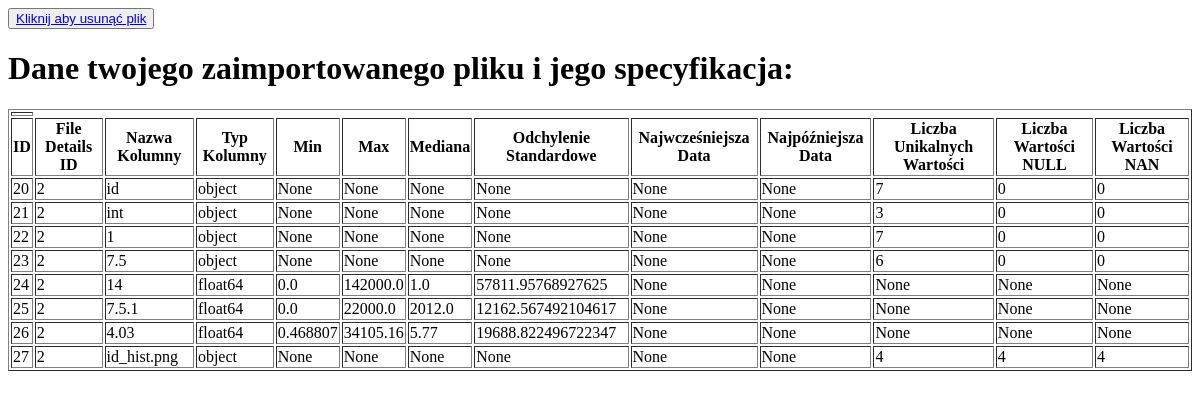
The page /specific_file/cars_columns_description.csv on the database as committed earlier.
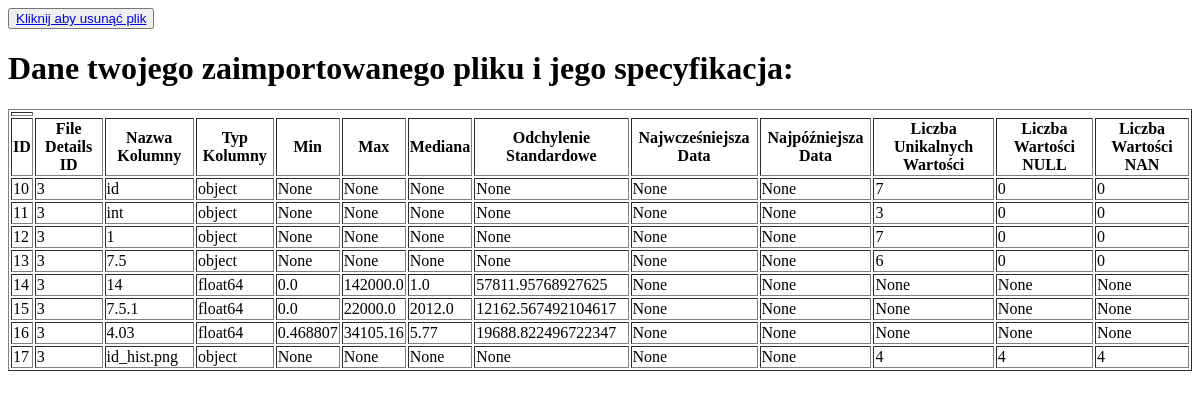
The same page on the database as committed later.
### app.py (models this page shows)
class file_specs(db.Model):
    __tablename__ = 'file_specs'
    id = Column(Integer, primary_key = True, autoincrement=True)
    file_details_id = Column(Integer, ForeignKey('file_details.id'), nullable=False)
    column_name = Column(VARCHAR(30), nullable = True)
    column_type = Column(VARCHAR(30), nullable = True)
    min = Column(Float(),nullable=True)
    max = Column(Float(),nullable=True)
    avg = Column(Float(),nullable=True)
    median = Column(Float(),nullable=True)
    standard_deviation = Column(Float(),nullable=True)
    first_date = Column(DateTime(),nullable=True)
    last_date = Column(DateTime(),nullable=True)
    number_of_unique_values = Column(Integer(),nullable=True)
    number_of_null_values = Column(Integer(),nullable=True)
    number_of_nan_values = Column(Integer(),nullable=True)

### app.py (the view)
@app.route('/specific_file/<filename>',methods=['GET'])
def specific_file(filename):
    try:
        get_id = file_details.query\
            .filter(file_details.name == filename)
        for x in get_id:
            current_id = x.id
        ORM_query = file_specs.query\
            .join(file_details, file_specs.file_details_id == file_details.id)\
            .filter(file_specs.file_details_id == current_id)
        df = pd.read_csv(f'files/{filename}/{filename}')
        list_of_histograms = []
        for column in df:
            if os.path.exists(f'files/{filename}/{df[column].name}.png'):
                print (f"File {df[column].name}.png exist")
                list_of_histograms.append(f'{df[column].name}.png')
            else:
                pass
        len_list = len(list_of_histograms)
        return render_template("portalfinal.html",userList = ORM_query,\
                                    list = list_of_histograms,\
                                    filename = filename,\
                                    len_list = len_list)
    except:
        return render_template("file_does_not_exist.html")

### templates/portalfinal.html (shortened to what this page needs)
<html>
    <body>
        <button><a href="/drop_file/{{filename}}" >Kliknij aby usunąć plik</a></button>
        <h1>Dane twojego zaimportowanego pliku i jego specyfikacja:</h1>
    <table border="1">
    <th>
        <tr style="color: black; ">
       <th>ID </th>
       <th>File Details ID</th>
       <th>Nazwa Kolumny</th>
       <th>Typ Kolumny</th>
       <th>Min</th>
       <th>Max</th>
       <th>Mediana</th>
       <th>Odchylenie Standardowe</th>
       <th>Najwcześniejsza Data</th>
       <th>Najpóźniejsza Data</th>
       <th>Liczba Unikalnych Wartości</th>
       <th>Liczba Wartości NULL</th>
       <th>Liczba Wartości NAN</th>
       </tr>
   </th>
{%for x in userList%}
    <tr>
        <td>
            {{x.id}}
       </td>
        <td>
            {{x.file_details_id}}
        </td>
        <td>
            {{x.column_name}}
        </td>
        <td>
            {{x.column_type}}
        </td>
        <td>
            {{x.min}}
        </td>
        <td>
            {{x.max}}
        </td>
        <td>
            {{x.median}}
        </td>
        <td>
            {{x.standard_deviation}}
        </td>
        <td>
            {{x.first_date}}
        </td>
        <td>
            {{x.last_date}}
        </td>
        <td>
            {{x.number_of_unique_values}}
        </td>
        <td>
            {{x.number_of_null_values}}
        </td>
        <td>
            {{x.number_of_nan_values}}
        </td>
    </tr>
{%endfor%}
    </table>
    </body>
</html>

Rows that differ between the two databases and show on the page:
removed file_specs: id "20", file_details_id "2", column_name "id", column_type "object", min "None", max "None", median "None", standard_deviation "None", first_date "None", last_date "None", number_of_unique_values "7", number_of_null_values "0", number_of_nan_values "0"
removed file_specs: id "21", file_details_id "2", column_name "int", column_type "object", min "None", max "None", median "None", standard_deviation "None", first_date "None", last_date "None", number_of_unique_values "3", number_of_null_values "0", number_of_nan_values "0"
removed file_specs: id "22", file_details_id "2", column_name "1", column_type "object", min "None", max "None", median "None", standard_deviation "None", first_date "None", last_date "None", number_of_unique_values "7", number_of_null_values "0", number_of_nan_values "0"
removed file_specs: id "23", file_details_id "2", column_name "7.5", column_type "object", min "None", max "None", median "None", standard_deviation "None", first_date "None", last_date "None", number_of_unique_values "6", number_of_null_values "0", number_of_nan_values "0"
removed file_specs: id "24", file_details_id "2", column_name "14", column_type "float64", min "0.0", max "142000.0", median "1.0", standard_deviation "57811.95768927625", first_date "None", last_date "None", number_of_unique_values "None", number_of_null_values "None", number_of_nan_values "None"
removed file_specs: id "25", file_details_id "2", column_name "7.5.1", column_type "float64", min "0.0", max "22000.0", median "2012.0", standard_deviation "12162.567492104617", first_date "None", last_date "None", number_of_unique_values "None", number_of_null_values "None", number_of_nan_values "None"
removed file_specs: id "26", file_details_id "2", column_name "4.03", column_type "float64", min "0.468807", max "34105.16", median "5.77", standard_deviation "19688.822496722347", first_date "None", last_date "None", number_of_unique_values "None", number_of_null_values "None", number_of_nan_values "None"
removed file_specs: id "27", file_details_id "2", column_name "id_hist.png", column_type "object", min "None", max "None", median "None", standard_deviation "None", first_date "None", last_date "None", number_of_unique_values "4", number_of_null_values "4", number_of_nan_values "4"
now on this page (row edited): file_specs: id "10", file_details_id "3", column_name "id", column_type "object", min "None", max "None", median "None", standard_deviation "None", first_date "None", last_date "None", number_of_unique_values "7", number_of_null_values "0", number_of_nan_values "0"
now on this page (row edited): file_specs: id "11", file_details_id "3", column_name "int", column_type "object", min "None", max "None", median "None", standard_deviation "None", first_date "None", last_date "None", number_of_unique_values "3", number_of_null_values "0", number_of_nan_values "0"
now on this page (row edited): file_specs: id "12", file_details_id "3", column_name "1", column_type "object", min "None", max "None", median "None", standard_deviation "None", first_date "None", last_date "None", number_of_unique_values "7", number_of_null_values "0", number_of_nan_values "0"
now on this page (row edited): file_specs: id "13", file_details_id "3", column_name "7.5", column_type "object", min "None", max "None", median "None", standard_deviation "None", first_date "None", last_date "None", number_of_unique_values "6", number_of_null_values "0", number_of_nan_values "0"
now on this page (row edited): file_specs: id "14", file_details_id "3", column_name "14", column_type "float64", min "0.0", max "142000.0", median "1.0", standard_deviation "57811.95768927625", first_date "None", last_date "None", number_of_unique_values "None", number_of_null_values "None", number_of_nan_values "None"
now on this page (row edited): file_specs: id "15", file_details_id "3", column_name "7.5.1", column_type "float64", min "0.0", max "22000.0", median "2012.0", standard_deviation "12162.567492104617", first_date "None", last_date "None", number_of_unique_values "None", number_of_null_values "None", number_of_nan_values "None"
now on this page (row edited): file_specs: id "16", file_details_id "3", column_name "4.03", column_type "float64", min "0.468807", max "34105.16", median "5.77", standard_deviation "19688.822496722347", first_date "None", last_date "None", number_of_unique_values "None", number_of_null_values "None", number_of_nan_values "None"
now on this page (row edited): file_specs: id "17", file_details_id "3", column_name "id_hist.png", column_type "object", min "None", max "None", median "None", standard_deviation "None", first_date "None", last_date "None", number_of_unique_values "4", number_of_null_values "4", number_of_nan_values "4"
